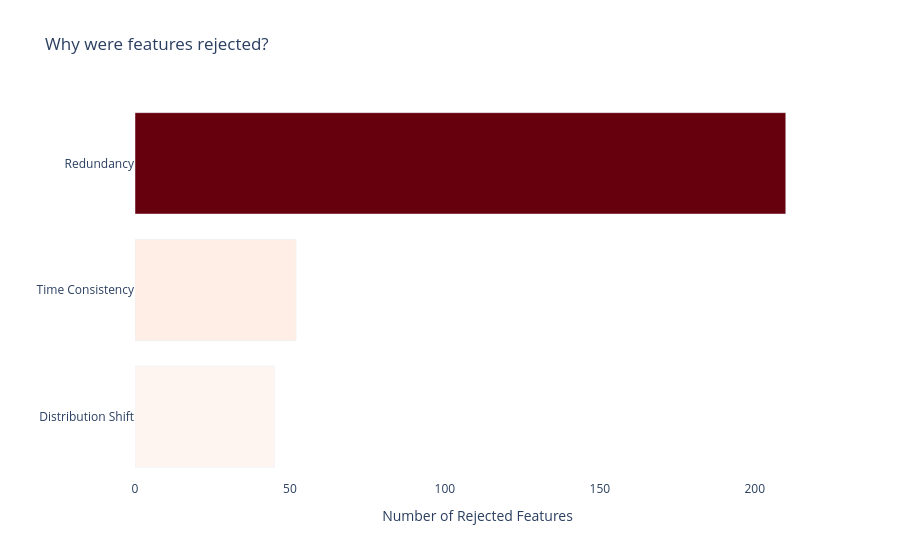

Notebook cell for this chart:
### Code cell
# Prepare data for bar chart
if sum(rejections_by_check.values()) > 0:
    df_rejections = pd.DataFrame(list(rejections_by_check.items()), columns=["Audit Step", "Rejected Count"])
    df_rejections["Audit Step"] = df_rejections["Audit Step"].str.replace("_", " ").str.title()
    df_rejections = df_rejections[df_rejections["Rejected Count"] > 0].sort_values("Rejected Count", ascending=True)

    fig_bar = px.bar(
        df_rejections, 
        x="Rejected Count", 
        y="Audit Step", 
        orientation='h',
        title="Why were features rejected?",
        color="Rejected Count",
        color_continuous_scale="Reds"
    )

    fig_bar.update_layout(
        plot_bgcolor='rgba(0,0,0,0)',
        xaxis_title="Number of Rejected Features",
        yaxis_title="",
        coloraxis_showscale=False
    )

    fig_bar.show()
else:
    print("No features were rejected.")

### Figure 1 — Plotly figure (JSON) as saved in the notebook; plotly's stock layout.template omitted (floating-point values rounded to 4 significant figures)
{"data": [{"hovertemplate": "Rejected Count=%{marker.color}<br>Audit Step=%{y}<extra></extra>", "legendgroup": "", "marker": {"color": [45, 52, 210], "coloraxis": "coloraxis", "pattern": {"shape": ""}}, "name": "", "orientation": "h", "showlegend": false, "textposition": "auto", "type": "bar", "x": [45, 52, 210], "xaxis": "x", "y": ["Distribution Shift", "Time Consistency", "Redundancy"], "yaxis": "y"}], "layout": {"barmode": "relative", "coloraxis": {"autocolorscale": false, "colorbar": {"title": {"text": "Rejected Count"}}, "colorscale": [[0, "rgb(255,245,240)"], [0.125, "rgb(254,224,210)"], [0.25, "rgb(252,187,161)"], [0.375, "rgb(252,146,114)"], [0.5, "rgb(251,106,74)"], [0.625, "rgb(239,59,44)"], [0.75, "rgb(203,24,29)"], [0.875, "rgb(165,15,21)"], [1, "rgb(103,0,13)"]], "showscale": false}, "legend": {"tracegroupgap": 0}, "plot_bgcolor": "rgba(0,0,0,0)", "title": {"text": "Why were features rejected?"}, "xaxis": {"anchor": "y", "domain": [0, 1], "title": {"text": "Number of Rejected Features"}}, "yaxis": {"anchor": "x", "domain": [0, 1], "title": {"text": ""}}}}
